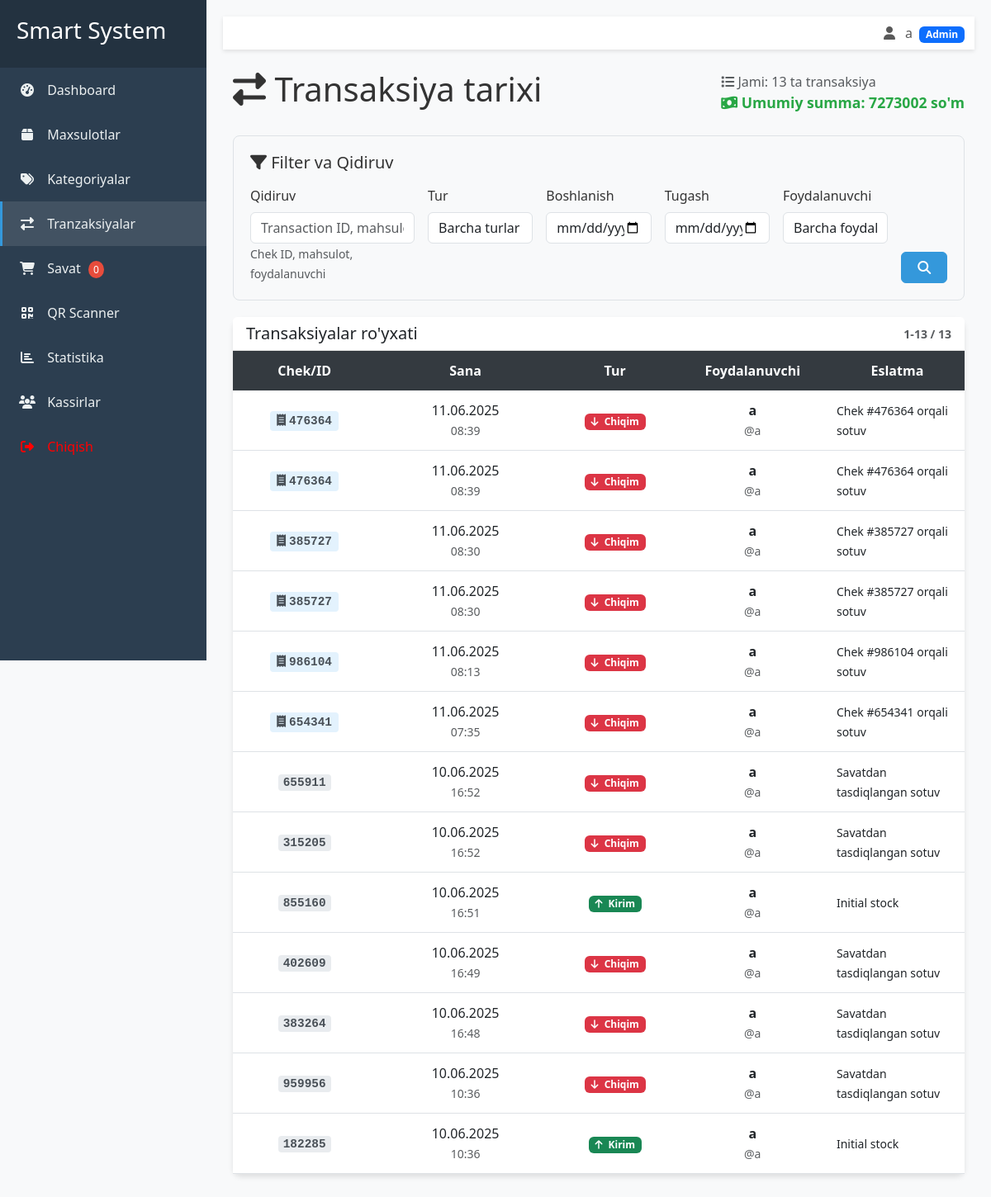
Page /transactions/ (signed in) on the committed database.
### app/models.py (models this page shows, shortened)
class Transaction(models.Model):
    TRANSACTION_TYPES = (
        ('IN', 'Stock In'),
        ('OUT', 'Stock Out'),
    )
    transaction_id = models.CharField(max_length=6, unique=True, blank=True, null=True)
    sale_receipt = models.ForeignKey(SaleReceipt, on_delete=models.CASCADE, related_name='transactions', null=True, blank=True)
    product = models.ForeignKey(Product, on_delete=models.CASCADE, related_name='transactions')
    quantity = models.DecimalField(max_digits=10, decimal_places=2)
    transaction_type = models.CharField(max_length=3, choices=TRANSACTION_TYPES)
    sold_price = models.DecimalField(max_digits=10, decimal_places=2, null=True, blank=True)
    timestamp = models.DateTimeField(auto_now_add=True)
    user = models.ForeignKey(User, on_delete=models.CASCADE, related_name='transactions')
    notes = models.TextField(blank=True, null=True)

class SaleReceipt(models.Model):
    receipt_id = models.CharField(max_length=6, unique=True, blank=True)
    user = models.ForeignKey(User, on_delete=models.CASCADE, related_name='sale_receipts')
    timestamp = models.DateTimeField(auto_now_add=True)
    total_amount = models.DecimalField(max_digits=12, decimal_places=2, default=0)
    total_items = models.IntegerField(default=0)
    notes = models.TextField(blank=True, null=True)
    class Meta:
        ordering = ['-timestamp']

### app/views.py (the view, shortened to what this page needs)
# urls.py: path('transactions/', views.transaction_list, name='transaction_list'),
@login_required
@user_passes_test(lambda u: u.is_staff)
def transaction_list(request):
    form = TransactionFilterForm(request.GET)
    transactions = Transaction.objects.select_related('product', 'user').order_by('-timestamp')
    if form.is_valid():
        search = form.cleaned_data.get('search')
        transaction_type = form.cleaned_data.get('transaction_type')
        start_date = form.cleaned_data.get('start_date')
        end_date = form.cleaned_data.get('end_date')
        user = form.cleaned_data.get('user')
        if transaction_type:
            transactions = transactions.filter(transaction_type=transaction_type)
        if start_date:
            transactions = transactions.filter(timestamp__date__gte=start_date)
        if end_date:
            transactions = transactions.filter(timestamp__date__lte=end_date)
        if user:
            transactions = transactions.filter(user=user)
    total_amount = transactions.filter(transaction_type='OUT').aggregate(
        total=Sum(models.F('quantity') * models.F('sold_price'))
    )['total'] or 0
    paginator = Paginator(transactions, 20)  # Show 20 transactions per page
    page_number = request.GET.get('page')
    page_obj = paginator.get_page(page_number)
    return render(request, 'inventory_app/transaction_list.html', {
        'page_obj': page_obj,
        'form': form,
        'total_count': transactions.count(),
        'total_amount': total_amount  # Pass total_amount to template
    })

### app/forms.py
class TransactionFilterForm(forms.Form):
    TRANSACTION_TYPE_CHOICES = [
        ('', 'Barcha turlar'),
        ('IN', 'Stock In'),
        ('OUT', 'Stock Out'),
    ]
    search = forms.CharField(
        required=False,
        widget=forms.TextInput(attrs={
            'class': 'form-control',
            'placeholder': 'Transaction ID, mahsulot nomi yoki foydalanuvchi...'
        })
    )
    transaction_type = forms.ChoiceField(
        choices=TRANSACTION_TYPE_CHOICES,
        required=False,
        widget=forms.Select(attrs={'class': 'form-control'})
    )
    start_date = forms.DateField(
        required=False,
        widget=forms.DateInput(attrs={
            'class': 'form-control',
            'type': 'date'
        })
    )
    end_date = forms.DateField(
        required=False,
        widget=forms.DateInput(attrs={
            'class': 'form-control',
            'type': 'date'
        })
    )
    user = forms.ModelChoiceField(
        queryset=User.objects.all(),
        required=False,
        empty_label="Barcha foydalanuvchilar",
        widget=forms.Select(attrs={'class': 'form-control'})
    )

### templates/inventory_app/transaction_list.html (shortened to what this page needs)
{% extends 'inventory_app/base.html' %}
{% block content %}
<div class="container-fluid">
    <div class="d-flex justify-content-between align-items-center mb-4">
        <h1><i class="fas fa-exchange-alt"></i> Transaksiya tarixi</h1>
        <div class="text-muted">
            <i class="fas fa-list"></i> Jami: {{ total_count }} ta transaksiya
            {% if total_amount %}
                <br><span class="total-amount"><i class="fas fa-money-bill-wave"></i> Umumiy summa: {{ total_amount|floatformat:0 }} so'm</span>
            {% endif %}
        </div>
    </div>
    <div class="filter-card">
        <h5 class="mb-3"><i class="fas fa-filter"></i> Filter va Qidiruv</h5>
        <form method="get" class="row g-3">
            <div class="col-md-3">
                <label for="{{ form.search.id_for_label }}" class="form-label">Qidiruv</label>
                {{ form.search }}
                <small class="form-text text-muted">Chek ID, mahsulot, foydalanuvchi</small>
            </div>
            <div class="col-md-2">
                <label for="{{ form.transaction_type.id_for_label }}" class="form-label">Tur</label>
                {{ form.transaction_type }}
            </div>
            <div class="col-md-2">
                <label for="{{ form.start_date.id_for_label }}" class="form-label">Boshlanish</label>
                {{ form.start_date }}
            </div>
            <div class="col-md-2">
                <label for="{{ form.end_date.id_for_label }}" class="form-label">Tugash</label>
                {{ form.end_date }}
            </div>
            <div class="col-md-2">
                <label for="{{ form.user.id_for_label }}" class="form-label">Foydalanuvchi</label>
                {{ form.user }}
            </div>
            <div class="col-md-1 d-flex align-items-end">
                <button type="submit" class="btn btn-primary w-100">
                    <i class="fas fa-search"></i>
                </button>
            </div>
        </form>
    </div>
    <div class="card">
        <div class="card-header d-flex justify-content-between align-items-center">
            <h5 class="card-title mb-0">Transaksiyalar ro'yxati</h5>
            {% if page_obj %}
            <small class="text-muted">
                {{ page_obj.start_index }}-{{ page_obj.end_index }} / {{ page_obj.paginator.count }}
            </small>
            {% endif %}
        </div>
        <div class="card-body p-0">
            {% if page_obj %}
            <div class="table-responsive">
                <table class="table table-hover transaction-table mb-0">
                    <thead>
                        <tr>
                            <th style="width: 12%;">Chek/ID</th>
                            <th style="width: 15%;">Sana</th>
                            <th style="width: 10%;">Tur</th>
                            <th style="width: 10%;">Foydalanuvchi</th>
                            <th style="width: 11%;">Eslatma</th>
                        </tr>
                    </thead>
                    <tbody>
                        {% for transaction in page_obj %}
                        <tr>
                            <td>
                                {% if transaction.sale_receipt %}
                                    <span class="receipt-id" onclick="showReceiptDetails('{{ transaction.sale_receipt.receipt_id }}')" title="Chek tafsilotlarini ko'rish">
                                        <i class="fas fa-receipt me-1"></i>{{ transaction.sale_receipt.receipt_id }}
                                    </span>
                                {% else %}
                                    <span class="transaction-id">{{ transaction.transaction_id }}</span>
                                {% endif %}
                            </td>
                            <td>
                                <div>{{ transaction.timestamp|date:"d.m.Y" }}</div>
                                <small class="text-muted">{{ transaction.timestamp|date:"H:i" }}</small>
                            </td>
                            <td>
                                {% if transaction.transaction_type == 'IN' %}
                                <span class="badge bg-success">
                                    <i class="fas fa-arrow-up me-1"></i> Kirim
                                </span>
                                {% else %}
                                <span class="badge bg-danger">
                                    <i class="fas fa-arrow-down me-1"></i> Chiqim
                                </span>
                                {% endif %}
                            </td>
                            <td>
                                <strong>{{ transaction.user.get_full_name|default:transaction.user.username }}</strong>
                                <br>
                                <small class="text-muted">@{{ transaction.user.username }}</small>
                            </td>
                            <td class="text-start">
                                <small>{{ transaction.notes|default:"-"|truncatechars:50 }}</small>
                            </td>
                        </tr>
                        {% endfor %}
                    </tbody>
                </table>
            </div>
            {% endif %}
        </div>
    </div>
</div>
{% endblock %}

### templates/inventory_app/base.html (shortened to what this page needs)
<!DOCTYPE html>
<html lang="en">
<head>
    <link href="https://cdn.jsdelivr.net/npm/bootstrap@5.3.0/dist/css/bootstrap.min.css" rel="stylesheet">
    <link rel="stylesheet" href="https://cdnjs.cloudflare.com/ajax/libs/font-awesome/6.4.0/css/all.min.css">
</head>
<body>
    {% if user.is_authenticated %}
    <div class="sidebar" id="sidebar">
        <div class="sidebar-header">
            <h3>Smart System</h3>
        </div>
        <ul class="sidebar-menu">
            <li>
                <a href="{% url 'dashboard' %}" class="{% if request.path == '/' %}active{% endif %}">
                    <i class="fas fa-tachometer-alt"></i> Dashboard
                </a>
            </li>
            <li>
                <a href="{% url 'product_list' %}" class="{% if '/products/' in request.path %}active{% endif %}">
                    <i class="fas fa-box"></i> Maxsulotlar
                </a>
            </li>
            {% if user.is_staff %}
            <li>
                <a href="{% url 'category_list' %}" class="{% if '/categories/' in request.path %}active{% endif %}">
                    <i class="fas fa-tags"></i> Kategoriyalar
                </a>
            </li>
            <li>
                <a href="{% url 'transaction_list' %}" class="{% if '/transactions/' in request.path %}active{% endif %}">
                    <i class="fas fa-exchange-alt"></i> Tranzaksiyalar
                </a>
            </li>
            {% endif %}
            <li>
                <a href="{% url 'cart_view' %}" class="{% if '/cart/' in request.path %}active{% endif %}">
                    <i class="fas fa-shopping-cart"></i> Savat
                    <span id="cart-count" class="cart-badge">0</span>
                </a>
            </li>
            <li>
                <a href="{% url 'qr_scanner' %}" class="{% if '/qr-scanner/' in request.path %}active{% endif %}">
                    <i class="fas fa-qrcode"></i> QR Scanner
                </a>
            </li>
            {% if user.is_staff %}
            <li>
                <a href="{% url 'statistics' %}" class="{% if '/statistics/' in request.path %}active{% endif %}">
                    <i class="fas fa-chart-bar"></i> Statistika
                </a>
            </li>
            <li>
                <a href="{% url 'user_list' %}"  class="{% if '/users/' in request.path %}active{% endif %}">
                    <i class="fas fa-users"></i> Kassirlar
                </a>
            </li>
            {% endif %}
            <li>
                <a href="{% url 'logout' %}" style="color: red;">
                    <i class="fas fa-sign-out-alt"></i> Chiqish
                </a>
            </li>
        </ul>
    </div>
    {% endif %}
    <div class="content" id="content">
        {% if user.is_authenticated %}
        <nav class="navbar navbar-expand-lg navbar-light mb-4">
            <div class="container-fluid">
                <div class="ms-auto">
                    <span class="navbar-text">
                        <i class="fas fa-user me-2"></i> {{ user.username }}
                        {% if user.is_staff %}
                        <span class="badge bg-primary ms-1">Admin</span>
                        {% endif %}
                    </span>
                </div>
            </div>
        </nav>
        {% endif %}
        {% block content %}{% endblock %}
    </div>
</body>
</html>

### templates/inventory_app/base.html (style rules this page uses)
:root { --primary-color: #3498db; --secondary-color: #2ecc71; --danger-color: #e74c3c; --warning-color: #f39c12; --dark-color: #2c3e50; }
body { font-family: 'Segoe UI', Tahoma, Geneva, Verdana, sans-serif; background-color: #f8f9fa; color: #333; }
.sidebar { background-color: var(--dark-color); color: white; min-height: 100vh; position: fixed; top: 0; left: 0; width: 250px; z-index: 100; transition: all 0.3s; }
.sidebar-header { padding: 20px; background-color: rgba(0, 0, 0, 0.2); }
.sidebar-menu { padding: 0; list-style: none; }
.sidebar-menu li { margin: 0; padding: 0; }
.sidebar-menu li a { padding: 15px 20px; display: block; color: #ecf0f1; text-decoration: none; transition: all 0.3s; border-left: 3px solid transparent; }
.sidebar-menu li a:hover, .sidebar-menu li a.active { background-color: rgba(255, 255, 255, 0.1); border-left-color: var(--primary-color); }
.sidebar-menu li a i { margin-right: 10px; width: 20px; text-align: center; }
.content { margin-left: 250px; padding: 20px; transition: all 0.3s; }
.navbar { background-color: white; box-shadow: 0 2px 5px rgba(0, 0, 0, 0.1); }
.card { border-radius: 10px; box-shadow: 0 4px 6px rgba(0, 0, 0, 0.1); margin-bottom: 20px; border: none; }
.card-header { background-color: white; border-bottom: 1px solid rgba(0, 0, 0, 0.1); font-weight: bold; }
.btn-primary { background-color: var(--primary-color); border-color: var(--primary-color); }
.table th { border-top: none; }
.cart-badge { background-color: var(--danger-color); color: white; border-radius: 50%; padding: 2px 6px; font-size: 0.75em; margin-left: 5px; }

### templates/inventory_app/transaction_list.html (style rules this page uses)
.filter-card { background: #f8f9fa; border: 1px solid #dee2e6; border-radius: 8px; padding: 20px; margin-bottom: 20px; }
.receipt-id { font-family: 'Courier New', monospace; font-weight: bold; color: #495057; background: #e3f2fd; padding: 4px 8px; border-radius: 4px; font-size: 0.9em; cursor: pointer; transition: background-color 0.2s ease; }
.transaction-id { font-family: 'Courier New', monospace; font-weight: bold; color: #495057; background: #e9ecef; padding: 2px 6px; border-radius: 4px; font-size: 0.9em; }
.transaction-table th { background-color: #343a40; color: white; border: none; font-weight: 600; padding: 12px 8px; text-align: center; vertical-align: middle; }
.transaction-table td { padding: 12px 8px; vertical-align: middle; text-align: center; border-bottom: 1px solid #dee2e6; }
.total-amount { font-weight: bold; color: #28a745; font-size: 1.1em; }

### rows in the picture
Transaction: transaction_type "OUT" (drawn)
Transaction: transaction_type "OUT" (drawn)
Transaction: transaction_type "OUT" (drawn)
Transaction: transaction_type "OUT" (drawn)
Transaction: transaction_type "OUT" (drawn)
Transaction: transaction_type "OUT" (drawn)
Transaction: transaction_type "OUT" (drawn)
Transaction: transaction_type "OUT" (drawn)
Transaction: transaction_type "IN" (drawn)
Transaction: transaction_type "OUT" (drawn)
Transaction: transaction_type "OUT" (drawn)
Transaction: transaction_type "OUT" (drawn)
Transaction: transaction_type "IN" (drawn)

### other values in the picture
{{ user.username }} "a"
{{ total_count }} "13"
{{ total_amount|floatformat:0 }} "7273002"
{{ page_obj.start_index }} "1"
{{ page_obj.end_index }} "13"
{{ page_obj.paginator.count }} "13"
